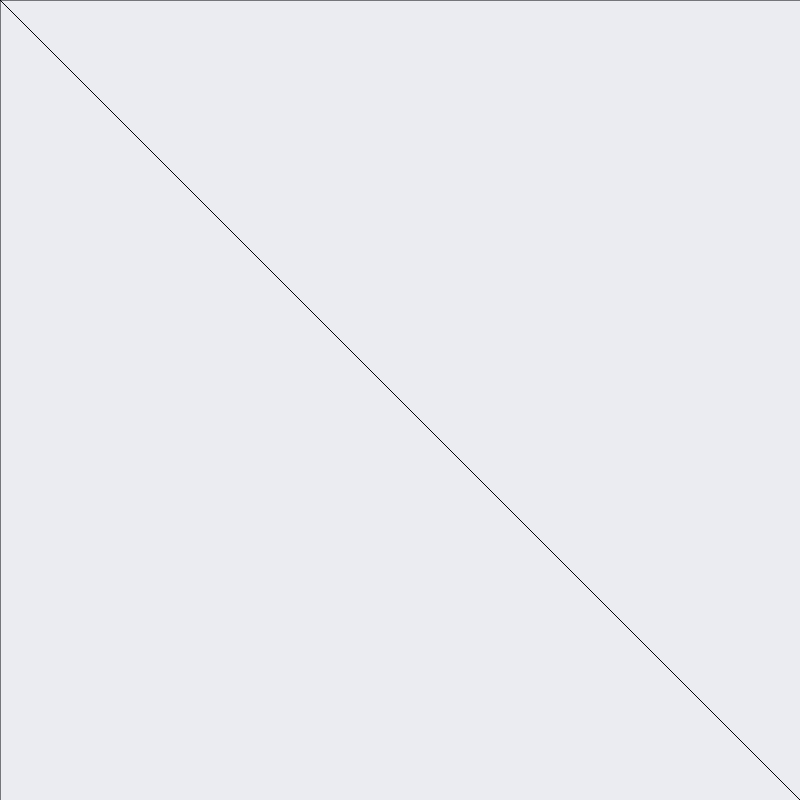
Frame 1 (no input)
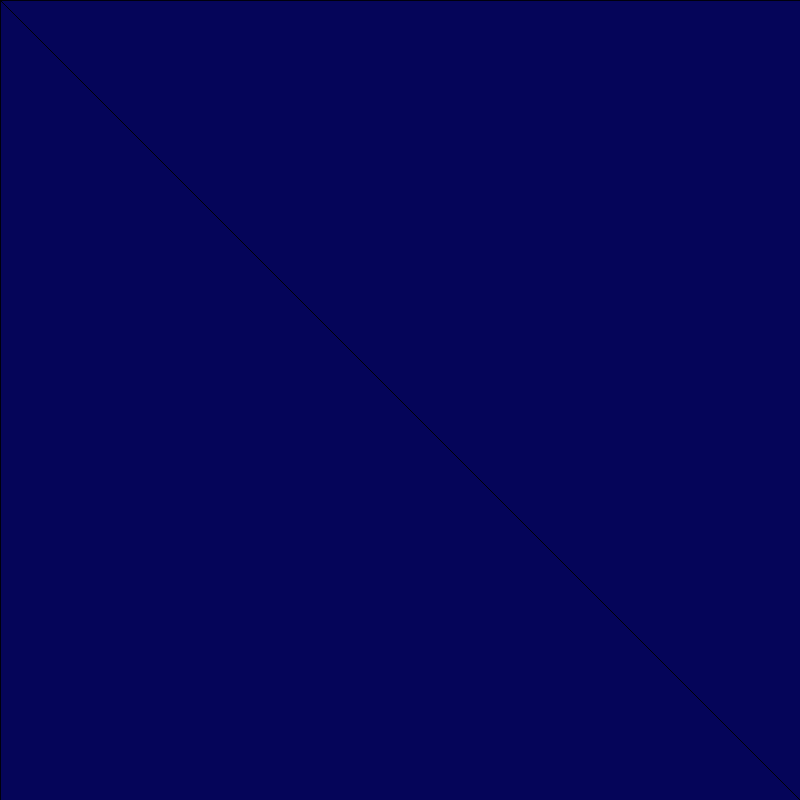
Frame 60 (no input)
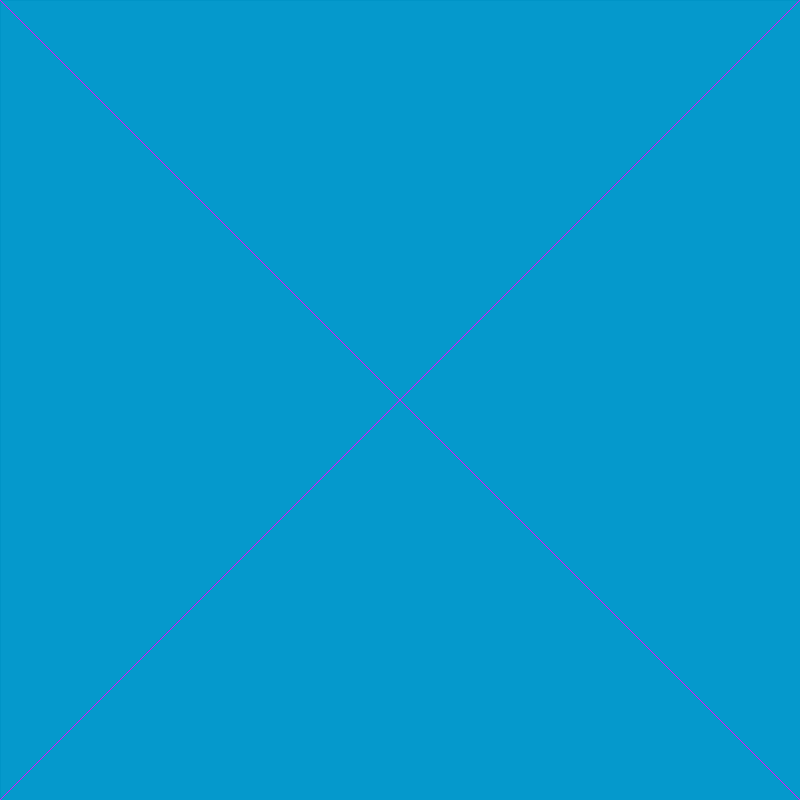
Frame 120 (the mouse pressed at the canvas centre since frame 60)

The p5.js sketch that drew these frames (run headless with seeded random() and noise() and a simulated clock; from frame 60 on, the mouse is pressed at the canvas centre):

// p5.js sketch
// ── sketch.js
function setup() {
    createCanvas(800, 800);
    //noStroke();
}

function draw() {
    //background(120, 20);

    //line(width / 2, 0, width / 2, height);
    //line(0, height / 2, width, height / 2);
    //background(120, 20)

    cursor(HAND);

    stroke(mouseX, 0, mouseY);
    line(0, 0, mouseX, mouseY)
    line(800, 800, mouseX, mouseY)
    line(800, 0, mouseX, mouseY)
    line(0, 800, mouseX, mouseY)



    if (mouseX < 400 && mouseY < 400) {
        background(3, 4, 94, 20);

    } else if (mouseX > 400 && mouseY < 400) {
        background(2, 62, 138, 20);

    } else if (mouseX > 400 && mouseY > 400) {
        background(0, 119, 182, 20);
    } else {
        background(0, 150, 199, 20);
    }

}
